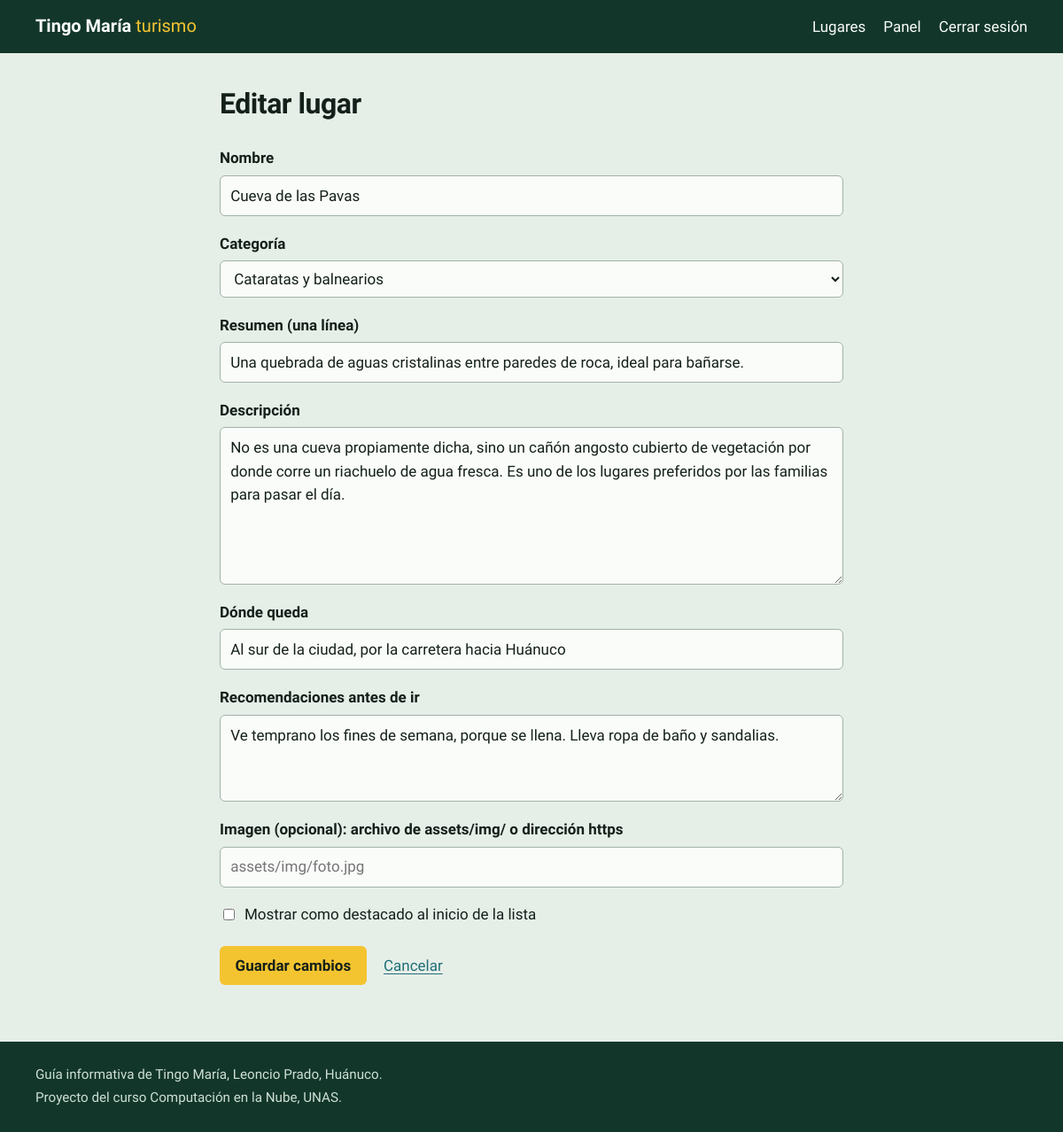
Screenshot of /admin/form.php?id=4 (signed in) with the database file from the repository.
### tables this page shows
CREATE TABLE lugares (
  id              INT UNSIGNED AUTO_INCREMENT PRIMARY KEY,
  categoria_id    INT UNSIGNED NOT NULL,
  nombre          VARCHAR(120) NOT NULL,
  resumen         VARCHAR(255) NOT NULL,
  descripcion     TEXT NOT NULL,
  ubicacion       VARCHAR(200) NOT NULL DEFAULT '',
  recomendaciones TEXT NULL,
  imagen_url      VARCHAR(500) NULL,
  destacado       TINYINT(1) NOT NULL DEFAULT 0,
  creado_en       TIMESTAMP NOT NULL DEFAULT CURRENT_TIMESTAMP,
  CONSTRAINT fk_lugar_categoria FOREIGN KEY (categoria_id) REFERENCES categorias(id)
);

CREATE TABLE categorias (
  id     INT UNSIGNED AUTO_INCREMENT PRIMARY KEY,
  nombre VARCHAR(60) NOT NULL UNIQUE
);

### includes/db.php (called while the page is built, shortened)
<?php
function db(): PDO
{
    static $pdo = null;
    if ($pdo === null) {
        $dsn = 'mysql:host=' . DB_HOST . ';dbname=' . DB_NAME . ';charset=utf8mb4';
        try {
            $pdo = new PDO($dsn, DB_USER, DB_PASS, [
                PDO::ATTR_ERRMODE            => PDO::ERRMODE_EXCEPTION,
                PDO::ATTR_DEFAULT_FETCH_MODE => PDO::FETCH_ASSOC,
                PDO::ATTR_EMULATE_PREPARES   => false,
            ]);
        } catch (PDOException $ex) {
            error_log('Error de conexión a la BD: ' . $ex->getMessage());
            http_response_code(500);
            exit('No se pudo conectar a la base de datos. Revisa los datos de config.php.');
        }
    }
    return $pdo;
}

### includes/funciones.php (called while the page is built, shortened)
<?php
require_once __DIR__ . '/db.php';
function e(?string $texto): string
{
    return htmlspecialchars($texto ?? '', ENT_QUOTES, 'UTF-8');
}
function categorias(): array
{
    return db()->query('SELECT id, nombre FROM categorias ORDER BY nombre')->fetchAll();
}

### admin/form.php (the view, shortened to what this page needs)
<?php
require_once __DIR__ . '/../includes/funciones.php';
$id   = isset($_GET['id']) ? (int) $_GET['id'] : 0;
$cats = categorias();
$lugar = ['categoria_id' => 0, 'nombre' => '', 'resumen' => '', 'descripcion' => '',
          'ubicacion' => '', 'recomendaciones' => '', 'imagen_url' => '', 'destacado' => 0];
if ($id > 0) {
    $stmt = db()->prepare('SELECT * FROM lugares WHERE id = ?');
    $stmt->execute([$id]);
    $encontrado = $stmt->fetch();
    $lugar = $encontrado;
}
require __DIR__ . '/../includes/header.php';
?>
<section class="contenedor panel panel--medio">
    <h1><?= $id > 0 ? 'Editar lugar' : 'Agregar lugar' ?></h1>
    <form method="post" class="formulario">
        <label for="nombre">Nombre</label>
        <input id="nombre" name="nombre" maxlength="120" required value="<?= e($lugar['nombre']) ?>">
        <label for="categoria_id">Categoría</label>
        <select id="categoria_id" name="categoria_id" required>
            <?php foreach ($cats as $c): ?>
                <option value="<?= (int) $c['id'] ?>" <?= (int) $lugar['categoria_id'] === (int) $c['id'] ? 'selected' : '' ?>><?= e($c['nombre']) ?></option>
            <?php endforeach; ?>
        </select>
        <label for="resumen">Resumen (una línea)</label>
        <input id="resumen" name="resumen" maxlength="255" required value="<?= e($lugar['resumen']) ?>">
        <label for="descripcion">Descripción</label>
        <textarea id="descripcion" name="descripcion" rows="6" required><?= e($lugar['descripcion']) ?></textarea>
        <label for="ubicacion">Dónde queda</label>
        <input id="ubicacion" name="ubicacion" maxlength="200" value="<?= e($lugar['ubicacion']) ?>">
        <label for="recomendaciones">Recomendaciones antes de ir</label>
        <textarea id="recomendaciones" name="recomendaciones" rows="3"><?= e($lugar['recomendaciones']) ?></textarea>
        <label for="imagen_url">Imagen (opcional): archivo de assets/img/ o dirección https</label>
        <input id="imagen_url" name="imagen_url" maxlength="500" placeholder="assets/img/foto.jpg" value="<?= e($lugar['imagen_url']) ?>">
        <label class="casilla">
            <input type="checkbox" name="destacado" <?= $lugar['destacado'] ? 'checked' : '' ?>>
            Mostrar como destacado al inicio de la lista
        </label>
        <div class="formulario__acciones">
            <button class="boton" type="submit"><?= $id > 0 ? 'Guardar cambios' : 'Agregar lugar' ?></button>
            <a href="index.php">Cancelar</a>
        </div>
    </form>
</section>
<?php require __DIR__ . '/../includes/footer.php'; ?>

### assets/css/estilos.css (style rules this page uses)
:root { --selva: #12372a; --rio: #1f6f78; --niebla: #e6eee8; --papel: #fafcfa; --guacamayo: #f4c430; --tinta: #14201a; --tinta-suave: #4b5a52; --peligro: #a3261b; --fuente: "Bricolage Grotesque", "Segoe UI", "Helvetica Neue", Arial, sans-serif; }
*, *::before, *::after { box-sizing: border-box; }
body { margin: 0; font-family: var(--fuente); font-size: 1.0625rem; line-height: 1.55; color: var(--tinta); background: var(--niebla); }
a { color: var(--rio); text-underline-offset: 0.18em; }
h1, h2 { line-height: 1.1; margin: 0 0 0.5rem; letter-spacing: -0.015em; }
.contenedor { width: min(1120px, 100% - 2.5rem); margin-inline: auto; }
input, select, textarea, button { font: inherit; color: inherit; }
input:not([type="checkbox"]), select, textarea { width: 100%; padding: 0.55rem 0.7rem; border: 1.5px solid #9fb3a6; border-radius: 6px; background: var(--papel); }
.buscador button, .boton { display: inline-block; padding: 0.55rem 1.1rem; border: 0; border-radius: 6px; cursor: pointer; background: var(--guacamayo); color: var(--tinta); font-weight: 700; text-decoration: none; }
.panel { padding-block: 2.5rem 4rem; }
.panel--medio { max-width: 44rem; }
.panel h1 { font-size: 2rem; font-weight: 800; margin-bottom: 1.2rem; }
.formulario { display: grid; gap: 0.4rem; }
.formulario label { font-weight: 600; margin-top: 0.7rem; }
.formulario .casilla { font-weight: 400; display: flex; gap: 0.5rem; align-items: center; }
.formulario .boton { margin-top: 1rem; justify-self: start; }
.formulario__acciones { display: flex; gap: 1.2rem; align-items: baseline; }
body { min-height: 100vh; display: flex; flex-direction: column; }

### rows the page displays
lugares: nombre "Cueva de las Pavas", categoria_id "Cataratas y balnearios", resumen "Una quebrada de aguas cristalinas entre paredes de roca, ideal para bañarse.", descripcion "No es una cueva propiamente dicha, sino un cañón angosto cubierto de vegetación por donde corre un riachuelo de agua fresca. Es uno de los lugares preferidos por las familias para pasar el día.", ubicacion "Al sur de la ciudad, por la carretera hacia Huánuco", recomendaciones "Ve temprano los fines de semana, porque se llena. Lleva ropa de baño y sandalias."
